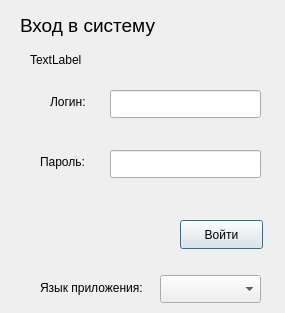
<?xml version="1.0" encoding="UTF-8"?>
<ui version="4.0">
 <class>AuthDialog</class>
 <widget class="QDialog" name="AuthDialog">
  <property name="geometry">
   <rect>
    <x>0</x>
    <y>0</y>
    <width>285</width>
    <height>313</height>
   </rect>
  </property>
  <property name="windowTitle">
   <string>Вход</string>
  </property>
  <widget class="QLineEdit" name="usernameEdit">
   <property name="geometry">
    <rect>
     <x>110</x>
     <y>90</y>
     <width>151</width>
     <height>28</height>
    </rect>
   </property>
  </widget>
  <widget class="QLineEdit" name="passwordEdit">
   <property name="geometry">
    <rect>
     <x>110</x>
     <y>150</y>
     <width>151</width>
     <height>28</height>
    </rect>
   </property>
   <property name="echoMode">
    <enum>QLineEdit::EchoMode::Password</enum>
   </property>
  </widget>
  <widget class="QComboBox" name="languageCombo">
   <property name="geometry">
    <rect>
     <x>160</x>
     <y>275</y>
     <width>101</width>
     <height>28</height>
    </rect>
   </property>
  </widget>
  <widget class="QPushButton" name="loginButton">
   <property name="geometry">
    <rect>
     <x>180</x>
     <y>220</y>
     <width>83</width>
     <height>29</height>
    </rect>
   </property>
   <property name="text">
    <string>Войти</string>
   </property>
  </widget>
  <widget class="QLabel" name="capsLockLabel">
   <property name="geometry">
    <rect>
     <x>30</x>
     <y>50</y>
     <width>131</width>
     <height>20</height>
    </rect>
   </property>
   <property name="text">
    <string>TextLabel</string>
   </property>
  </widget>
  <widget class="QLabel" name="layoutLabel">
   <property name="geometry">
    <rect>
     <x>20</x>
     <y>10</y>
     <width>251</width>
     <height>31</height>
    </rect>
   </property>
   <property name="font">
    <font>
     <pointsize>14</pointsize>
    </font>
   </property>
   <property name="text">
    <string>Вход в систему</string>
   </property>
  </widget>
  <widget class="QLabel" name="label">
   <property name="geometry">
    <rect>
     <x>50</x>
     <y>92</y>
     <width>63</width>
     <height>20</height>
    </rect>
   </property>
   <property name="text">
    <string>Логин:</string>
   </property>
  </widget>
  <widget class="QLabel" name="label_2">
   <property name="geometry">
    <rect>
     <x>40</x>
     <y>152</y>
     <width>63</width>
     <height>20</height>
    </rect>
   </property>
   <property name="text">
    <string>Пароль:</string>
   </property>
  </widget>
  <widget class="QLabel" name="label_3">
   <property name="geometry">
    <rect>
     <x>40</x>
     <y>278</y>
     <width>131</width>
     <height>20</height>
    </rect>
   </property>
   <property name="text">
    <string>Язык приложения:</string>
   </property>
  </widget>
 </widget>
 <resources/>
 <connections/>
</ui>
